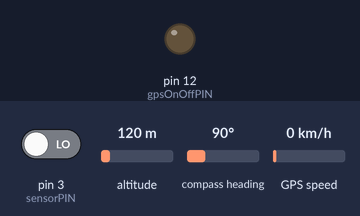
The sketch below on a simulated Arduino Mega 2560, built with avr-gcc and run on an emulated ATmega2560. Parts: output pins drawn as LEDs (lit = HIGH). The test bench sets the inputs (shaded band); at power-on: pin 3 (sensorPIN) LOW, altitude 120 m, compass heading 90°, GPS speed 0 km/h. The GPS gets a fix after 3 s at 37.7749, -122.4194 with 8 satellites.

Above: at 0.2 s.
Timing chart, 0 to 1.7 s (numbered marks = the images above):
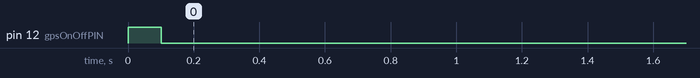

The sketch:

LeaderFull_-_copia.ino
```cpp
/*

   <==QUIRON=====]}============
          --.   /|
         _\"/_.'/
       .'._._,.'
       :/ \{}/
      (L  /--',----._
          |          \\
         : /-\ .'-'\ / |
          \\, ||    \|
           \/ ||    ||

 This program controls the Leader on the Bicycle field experiments.
  the code was develope with four main branches and its been assemble on a single sketch, those branches are

  --Speedometer code, responsible for the speed camculations and sensor, it uses a single interrupt and some timers
  --Handlebars HCI motor controller, this code controls the speed and direction os the motor to comunicate the rider acceleration instructions
  --Xbee comunication module: responscible for sending ans recieving data, it will use AT mode and strings to send data and recieve instructions
  --GPS reading: the sole proporse its to update GPS readings from the GPS module once a second

Hardware and software developed at HCI Lab - ICESI university -  Cali, Colombia, by Juan Manuel Salamanca and Daniel Vinasco
*/
//------------------------LIBRARIES------------------------\\

//GPS
#include <SoftwareSerial.h> //viertual serial for the GPS
#include <TinyGPS++.h> //Helps with the handling of the GPS

//------------------------VARIABLES------------------------\\

//Debbugging
unsigned long time3; //keep track for USB serial COM
int reportCycle;// how often it sends data to USB serial com

//Speedometer
long time1; // Control for debouncing the sensor and tracking speed
float   mySpeed;// The actual speed calculated each interruption
int sensorPIN = 3; // this must be one of the interruptables 0,1,2,3,7
float circuit;// wheel diameter in cm to calculate covered distance vs time on each lap


//Xbee Com
String beaconMsg;
long time4;
float timerBeaconLeader;

//GPS
SoftwareSerial serialGPS(8, 9); // Creates virtual serial for the GPS (RX, TX) pins, must jump gps pins (0,1) to Arduino pins (8,9)
TinyGPSPlus gps; //GPS object
float myLat; //My latitud
float myLng; //My longitud
float myDir; //My direction
int gpsOnOffPIN = 12; //this pin switch the gps on and off (one HIGH with switch)
long time2;


// Platoon Size its 4

int bikeID = 0; // bikes 1 throw 3 are fallowers, and 0 the leader
int beaconInterval=1000;


//------------------------SETUP------------------------\\

void setup() {
  //debugging
  reportCycle = 1000;
  Serial1.begin(9600); //USB serial
  time3 = millis();

  //speedometer Setup
  circuit = 1, 52;
  pinMode(sensorPIN, INPUT);
  attachInterrupt(1, speedSensor, RISING);//interrupt for pin 3
  time1 = millis();


  //Xbee Com
  Serial1.begin(9600); //XBee serial1
  time4 = millis();

  //GPS
  serialGPS.begin(4800); //GPS SoftSerial
  myLat = 0;
  myLng = 0;
  myDir = 0;
  pinMode(gpsOnOffPIN, OUTPUT); //starts GPS
  digitalWrite(gpsOnOffPIN, HIGH);
  delay(100);
  digitalWrite(gpsOnOffPIN, LOW);
  time2 = millis();
  time4 = millis();

  //control Formula
}
//------------------------Program Loop------------------------\\

void loop() {
  //debuggibg
 // sendToserial("Speed: " + String(mySpeed) + " GPS Lat: " + String(myLat) + " Lng: " + String(myLng) + " Dir: " + String(myDir));

  //speedometer
  speedometer();

  //GPS
  readFromGPS();
  sendBeacon();
 // readBeacons();
}

//------------------------Functions------------------------\\

//debugging

void sendToserial(String texto) {//send text to serial one each second, for debugging
  if (millis() - time3 > reportCycle) {
    time3 = millis();
    Serial.println(texto);
  }
}

//speedometer
void speedSensor() {// this fuction its executeded each time the sensor interrupts arduino

  if (millis() - time1 > 100) {
    mySpeed = (circuit * 1000) / ((millis() - time1));
    if (millis() - time1 > 3000)
      mySpeed = 0;
    time1 = millis();
  }
}
void speedometer() {
  if (millis() - time1 > 2000) //checks if the wheel hasn't move for 2 seconds and assumes it has stopt, resert speed to 0
    mySpeed = 0;
}


//Xbee Com
void sendBeacon()// pruebas de envio de datos por serial un char a la vez
{
  if (millis() - time4 > beaconInterval-1) {
    time4 = millis();
    Serial1.println(bikeID + String(myLat) + "|" + String(myLng) + "|" + String(mySpeed) + '*'+millis()+'#');//leader also sends its timer millis() after the
    Serial.println(bikeID + String(myLat) + "|" + String(myLng) + "|" + String(mySpeed) + '*'+millis()+'#');//leader also sends its timer millis() after the
  }
}
void readBeacons() {

  int beaconFrom;
  int index1;
  float timerTemp;
  if (Serial1.available())
  {

    String linea;
    linea = Serial.readStringUntil('#');
    Serial.println(linea);

  }
}


//GPS
void readFromGPS() {//reads gps serial and updates position information

  if (millis() - time2 > 999) {
    while (serialGPS.available())
    {
      gps.encode(serialGPS.read());
      digitalWrite(13, HIGH);
    }
    digitalWrite(13, LOW);
    myLat = gps.location.lat();
    myLng = gps.location.lng();
    myDir = gps.course.deg();
    time2 = millis();
  }
}
```
